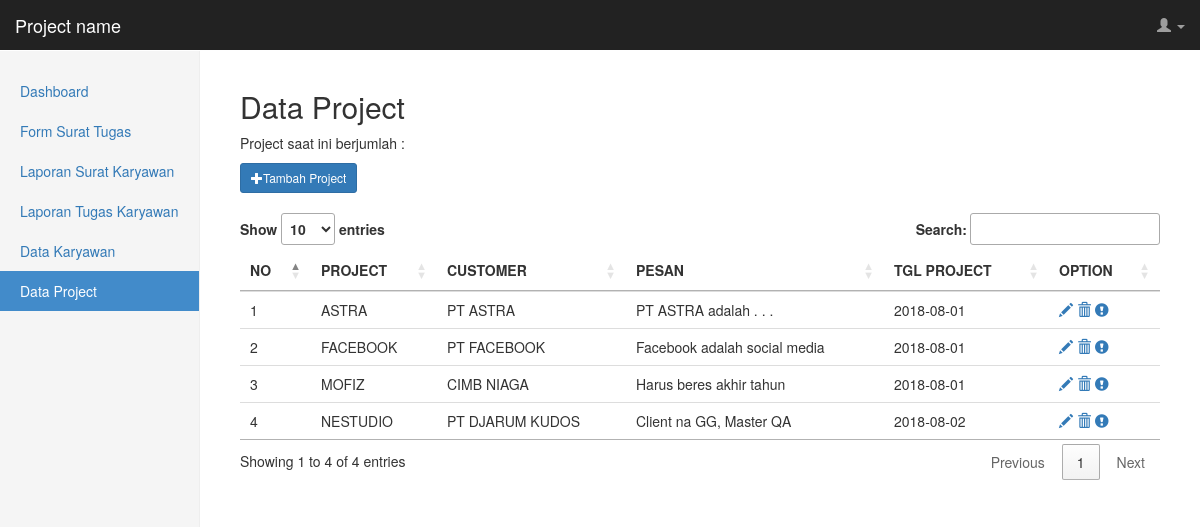
Screenshot of /admin/page/data_project.php (signed in) with the database file from the repository.
### tables this page shows
CREATE TABLE `tbl_project` (
  `id` int(11) NOT NULL,
  `project` varchar(50) NOT NULL,
  `customer` varchar(50) NOT NULL,
  `pesan` text NOT NULL,
  `tgl_project` date NOT NULL
);

### admin/page/data_project.php (the view, shortened to what this page needs)
<!DOCTYPE html>
<html>
	<head>
		<link rel="stylesheet" type="text/css" href="../assets/css/bootstrap.min.css">
		<link rel="stylesheet" type="text/css" href="../assets/css/dashboard.css">
		<link rel="stylesheet" type="text/css" href="//cdn.datatables.net/1.10.11/css/jquery.dataTables.min.css">
	</head>
	<body>
		<nav class="navbar navbar-inverse navbar-fixed-top">
      		<div class="cntainer-fluid">
        		<div class="navbar-header">
          			<a class="navbar-brand" href="#">Project name</a>
        		</div>
        		<div id="navbar" class="navbar-collapse collapse">
          			<ul class="nav navbar-nav navbar-right">
			            <li>
			            	<a href="" data-toggle="dropdown" style="margin-right: 15px;">
			            		<span class="glyphicon glyphicon-user"></span>
			            		<span class="caret"></span>
			            	</a>
			            </li>
          			</ul>
        		</div>
      		</div>
      	</nav>
      	<div class="container-fluid">
			<div class="row">
		    	<div class="col-sm-3 col-md-2 sidebar">
		      		<ul class="nav nav-sidebar">
		      			<li><a href="dashboard.php">Dashboard</a></li>
				        <li><a href="proses.php?page=surat-tugas">Form Surat Tugas</a></li>
				        <li><a href="proses.php?page=surat-karyawan">Laporan Surat Karyawan</a></li>
				        <li><a href="proses.php?page=laporan-karyawan">Laporan Tugas Karyawan</a></li>
				        <li><a href="proses.php?page=data-karyawan">Data Karyawan</a></li>
				        <li class="active"><a href="proses.php?page=data-project">Data Project</a></li>
		      		</ul>
		    	</div>
    			<div class="col-sm-9 col-sm-offset-3 col-md-10 col-md-offset-2 main">
    				<h2>Data Project</h2>
    				<p>Project saat ini berjumlah : <b></b></p>
    				<button type="button" class="btn btn-primary btn-sm" data-toggle="modal" data-target="#modal-project"><span class="glyphicon glyphicon-plus"></span>Tambah Project</button><br /><br />
    				<table class="table table-hover table-responsive" id="datatables-project">
    					<thead>
    						<tr>
	    						<th>NO</th>
	    						<th>PROJECT</th>
	    						<th>CUSTOMER</th>
	    						<th>PESAN</th>
	    						<th>TGL PROJECT</th>
	    						<th>OPTION</th>
	    					</tr>
    					</thead>
    					<tbody>
    						<?php
    						$no 	= 1;
						    $sql 	= mysql_query("SELECT * FROM tbl_project ORDER BY project ASC");
    						while ($row = mysql_fetch_assoc($sql)) {
    					?>
    					<tr>
    						<td><?= $no++ ?></td>
    						<td><?= $row['project']; ?></td>
    						<td><?= $row['customer']; ?></td>
    						<td><?= $row['pesan']; ?></td>
    						<td><?= $row['tgl_project']; ?></td>
    						<td>
    							<a href="proses.php?page=update-project&&id=<?= $row['id']; ?>"><span class="glyphicon glyphicon-pencil"></span></a>
    							<a href="proses.php?page=delete-project&&id=<?= $row['id']; ?>" onclick="return confirm('Apakah anda yakin ingin menghapus project ini ?');"><span class="glyphicon glyphicon-trash"></span></a>
    							<a href=""><span class="glyphicon glyphicon-exclamation-sign"></span></a>
    						</td>
    					</tr>
    					<?php } ?>
    					</tbody>
    				</table>
    			</div>
 			</div>
 		</div>
    </body>
</html>

### assets/css/dashboard.css (style rules this page uses)
body { padding-top: 50px; }
.navbar-fixed-top { border: 0; }
.sidebar { display: none; }
@media (min-width: 768px) { .sidebar { position: fixed; top: 51px; bottom: 0; left: 0; z-index: 1000; display: block; padding: 20px; overflow-x: hidden; overflow-y: auto; background-color: #f5f5f5; border-right: 1px solid #eee; } }
.nav-sidebar { margin-right: -21px; margin-bottom: 20px; margin-left: -20px; }
.nav-sidebar > li > a { padding-right: 20px; padding-left: 20px; }
.nav-sidebar > .active > a, .nav-sidebar > .active > a:hover, .nav-sidebar > .active > a:focus { color: #fff; background-color: #428bca; }
.main { padding: 20px; }
@media (min-width: 768px) { .main { padding-right: 40px; padding-left: 40px; } }

### rows the page displays
tbl_project: project "ASTRA", customer "PT ASTRA", pesan "PT ASTRA adalah . . .", tgl_project "2018-08-01"
tbl_project: project "FACEBOOK", customer "PT FACEBOOK", pesan "Facebook adalah social media", tgl_project "2018-08-01"
tbl_project: project "MOFIZ", customer "CIMB NIAGA", pesan "Harus beres akhir tahun", tgl_project "2018-08-01"
tbl_project: project "NESTUDIO", customer "PT DJARUM KUDOS", pesan "Client na GG, Master QA", tgl_project "2018-08-02"
